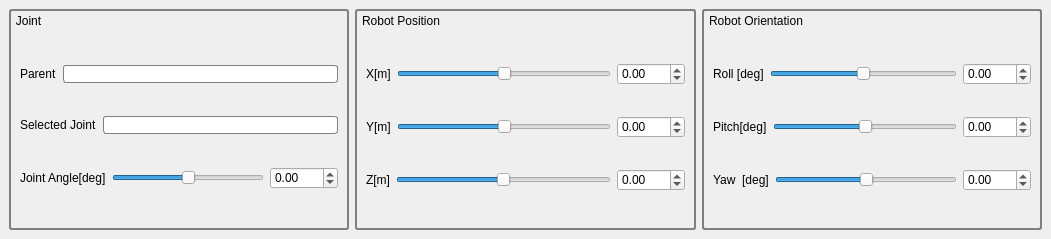
<?xml version="1.0" encoding="UTF-8"?>
<ui version="4.0">
 <class>InspectorTab</class>
 <widget class="QDockWidget" name="InspectorTab">
  <property name="geometry">
   <rect>
    <x>0</x>
    <y>0</y>
    <width>1051</width>
    <height>239</height>
   </rect>
  </property>
  <property name="styleSheet">
   <string notr="true">QDockWidget { 
   font: 0.5pt &quot;Ubuntu&quot;;
   color:rgb(255, 255, 255);
}
QDockWidget::title {
     text-align: left;
     subcontrol-position: top left;
     position: absolute;
     top: 0px; left: 0px; bottom: 0px;
 }
QDockWidget::close-button, QDockWidget::float-button {
    icon-size: 14px; /* maximum icon size */
 }
QDockWidget::close-button {
     subcontrol-position: top right;
     position: absolute;
     top: 0px; right: 5px; bottom: 0px;
     width: 14px;
 }

QDockWidget::float-button {
     subcontrol-position: top right;
     position: absolute;
     top: 0px; right: 20px; bottom: 0px;
     width: 14px;
 }</string>
  </property>
  <property name="windowTitle">
   <string>Inspector</string>
  </property>
  <widget class="QWidget" name="dockWidgetContents">
   <layout class="QHBoxLayout" name="horizontalLayout_10">
    <item>
     <widget class="QGroupBox" name="Joint_Slider_GroupBox">
      <property name="sizePolicy">
       <sizepolicy hsizetype="MinimumExpanding" vsizetype="MinimumExpanding">
        <horstretch>1</horstretch>
        <verstretch>1</verstretch>
       </sizepolicy>
      </property>
      <property name="minimumSize">
       <size>
        <width>0</width>
        <height>0</height>
       </size>
      </property>
      <property name="styleSheet">
       <string notr="true">QGroupBox { 
   border: 2px solid gray; 
   border-radius: 3px; 
}

QGroupBox::title { 
    background-color: transparent;
    subcontrol-position: top left; /* position at the top left*/ 
    padding-top: 5px;
    padding-left: 5px;
 } </string>
      </property>
      <property name="title">
       <string>Joint</string>
      </property>
      <layout class="QVBoxLayout" name="verticalLayout_3">
       <property name="topMargin">
        <number>27</number>
       </property>
       <item>
        <layout class="QHBoxLayout" name="horizontalLayout_7">
         <item>
          <widget class="QLabel" name="label">
           <property name="styleSheet">
            <string notr="true">border: 0px solid gray; 
     border-radius: 3px; </string>
           </property>
           <property name="text">
            <string>Parent</string>
           </property>
          </widget>
         </item>
         <item>
          <widget class="QLineEdit" name="parent_selected_display">
           <property name="styleSheet">
            <string notr="true">border: 1px solid gray; 
     border-radius: 3px; </string>
           </property>
           <property name="readOnly">
            <bool>true</bool>
           </property>
          </widget>
         </item>
        </layout>
       </item>
       <item>
        <layout class="QHBoxLayout" name="horizontalLayout_8">
         <item>
          <widget class="QLabel" name="label_2">
           <property name="styleSheet">
            <string notr="true">border: 0px solid gray; 
     border-radius: 3px; </string>
           </property>
           <property name="text">
            <string>Selected Joint</string>
           </property>
          </widget>
         </item>
         <item>
          <widget class="QLineEdit" name="item_selected_display">
           <property name="styleSheet">
            <string notr="true">border: 1px solid gray; 
     border-radius: 3px; </string>
           </property>
           <property name="readOnly">
            <bool>true</bool>
           </property>
          </widget>
         </item>
        </layout>
       </item>
       <item>
        <layout class="QHBoxLayout" name="horizontalLayout_9">
         <item>
          <widget class="QLabel" name="label_9">
           <property name="text">
            <string>Joint Angle[deg]</string>
           </property>
          </widget>
         </item>
         <item>
          <widget class="DoubleSlider" name="positionSlider_0">
           <property name="styleSheet">
            <string notr="true">border: 0px solid gray; 
     border-radius: 3px; </string>
           </property>
           <property name="minimum">
            <number>-1800</number>
           </property>
           <property name="maximum">
            <number>1800</number>
           </property>
           <property name="singleStep">
            <number>1</number>
           </property>
           <property name="pageStep">
            <number>1</number>
           </property>
           <property name="orientation">
            <enum>Qt::Horizontal</enum>
           </property>
          </widget>
         </item>
         <item>
          <widget class="QDoubleSpinBox" name="positionSpinBox_0">
           <property name="minimum">
            <double>-180.000000000000000</double>
           </property>
           <property name="maximum">
            <double>180.000000000000000</double>
           </property>
          </widget>
         </item>
        </layout>
       </item>
      </layout>
     </widget>
    </item>
    <item>
     <widget class="QGroupBox" name="Position_Slider_GroupBox">
      <property name="sizePolicy">
       <sizepolicy hsizetype="MinimumExpanding" vsizetype="MinimumExpanding">
        <horstretch>1</horstretch>
        <verstretch>1</verstretch>
       </sizepolicy>
      </property>
      <property name="styleSheet">
       <string notr="true">QGroupBox { 
   border: 2px solid gray; 
   border-radius: 3px; 
}

QGroupBox::title { 
    background-color: transparent;
    subcontrol-position: top left; /* position at the top left*/ 
    padding-top: 5px;
    padding-left: 5px;
 } </string>
      </property>
      <property name="title">
       <string>Robot Position</string>
      </property>
      <layout class="QVBoxLayout" name="verticalLayout_2">
       <property name="topMargin">
        <number>27</number>
       </property>
       <item>
        <layout class="QHBoxLayout" name="horizontalLayout_4">
         <item>
          <widget class="QLabel" name="label_3">
           <property name="text">
            <string>X[m]</string>
           </property>
          </widget>
         </item>
         <item>
          <widget class="DoubleSlider" name="positionSlider_1">
           <property name="styleSheet">
            <string notr="true">border: 0px solid gray; 
     border-radius: 3px; </string>
           </property>
           <property name="minimum">
            <number>-1800</number>
           </property>
           <property name="maximum">
            <number>1800</number>
           </property>
           <property name="orientation">
            <enum>Qt::Horizontal</enum>
           </property>
          </widget>
         </item>
         <item>
          <widget class="QDoubleSpinBox" name="positionSpinBox_1">
           <property name="minimum">
            <double>-180.000000000000000</double>
           </property>
           <property name="maximum">
            <double>180.000000000000000</double>
           </property>
          </widget>
         </item>
        </layout>
       </item>
       <item>
        <layout class="QHBoxLayout" name="horizontalLayout_5">
         <item>
          <widget class="QLabel" name="label_4">
           <property name="text">
            <string>Y[m]</string>
           </property>
          </widget>
         </item>
         <item>
          <widget class="DoubleSlider" name="positionSlider_2">
           <property name="styleSheet">
            <string notr="true">border: 0px solid gray; 
     border-radius: 3px; </string>
           </property>
           <property name="minimum">
            <number>-1800</number>
           </property>
           <property name="maximum">
            <number>1800</number>
           </property>
           <property name="orientation">
            <enum>Qt::Horizontal</enum>
           </property>
          </widget>
         </item>
         <item>
          <widget class="QDoubleSpinBox" name="positionSpinBox_2">
           <property name="minimum">
            <double>-180.000000000000000</double>
           </property>
           <property name="maximum">
            <double>180.000000000000000</double>
           </property>
          </widget>
         </item>
        </layout>
       </item>
       <item>
        <layout class="QHBoxLayout" name="horizontalLayout_6">
         <item>
          <widget class="QLabel" name="label_5">
           <property name="text">
            <string>Z[m]</string>
           </property>
          </widget>
         </item>
         <item>
          <widget class="DoubleSlider" name="positionSlider_3">
           <property name="styleSheet">
            <string notr="true">border: 0px solid gray; 
     border-radius: 3px; </string>
           </property>
           <property name="minimum">
            <number>-1800</number>
           </property>
           <property name="maximum">
            <number>1800</number>
           </property>
           <property name="orientation">
            <enum>Qt::Horizontal</enum>
           </property>
          </widget>
         </item>
         <item>
          <widget class="QDoubleSpinBox" name="positionSpinBox_3">
           <property name="minimum">
            <double>-180.000000000000000</double>
           </property>
           <property name="maximum">
            <double>180.000000000000000</double>
           </property>
          </widget>
         </item>
        </layout>
       </item>
      </layout>
     </widget>
    </item>
    <item>
     <widget class="QGroupBox" name="Orientation_Slider_GroupBox">
      <property name="sizePolicy">
       <sizepolicy hsizetype="MinimumExpanding" vsizetype="MinimumExpanding">
        <horstretch>1</horstretch>
        <verstretch>1</verstretch>
       </sizepolicy>
      </property>
      <property name="styleSheet">
       <string notr="true">QGroupBox { 
   border: 2px solid gray; 
   border-radius: 3px; 
}

QGroupBox::title { 
    background-color: transparent;
    subcontrol-position: top left; /* position at the top left*/ 
    padding-top: 5px;
    padding-left: 5px;
 } </string>
      </property>
      <property name="title">
       <string>Robot Orientation</string>
      </property>
      <layout class="QVBoxLayout" name="verticalLayout">
       <property name="topMargin">
        <number>27</number>
       </property>
       <item>
        <layout class="QHBoxLayout" name="horizontalLayout_3">
         <item>
          <widget class="QLabel" name="label_6">
           <property name="text">
            <string>Roll [deg]</string>
           </property>
          </widget>
         </item>
         <item>
          <widget class="DoubleSlider" name="orientationSlider_1">
           <property name="styleSheet">
            <string notr="true">border: 0px solid gray; 
     border-radius: 3px; </string>
           </property>
           <property name="minimum">
            <number>-1800</number>
           </property>
           <property name="maximum">
            <number>1800</number>
           </property>
           <property name="orientation">
            <enum>Qt::Horizontal</enum>
           </property>
          </widget>
         </item>
         <item>
          <widget class="QDoubleSpinBox" name="orientationSpinBox_1">
           <property name="minimum">
            <double>-180.000000000000000</double>
           </property>
           <property name="maximum">
            <double>180.000000000000000</double>
           </property>
          </widget>
         </item>
        </layout>
       </item>
       <item>
        <layout class="QHBoxLayout" name="horizontalLayout_2">
         <item>
          <widget class="QLabel" name="label_7">
           <property name="text">
            <string>Pitch[deg]</string>
           </property>
          </widget>
         </item>
         <item>
          <widget class="DoubleSlider" name="orientationSlider_2">
           <property name="styleSheet">
            <string notr="true">border: 0px solid gray; 
     border-radius: 3px; </string>
           </property>
           <property name="minimum">
            <number>-1800</number>
           </property>
           <property name="maximum">
            <number>1800</number>
           </property>
           <property name="orientation">
            <enum>Qt::Horizontal</enum>
           </property>
          </widget>
         </item>
         <item>
          <widget class="QDoubleSpinBox" name="orientationSpinBox_2">
           <property name="minimum">
            <double>-180.000000000000000</double>
           </property>
           <property name="maximum">
            <double>180.000000000000000</double>
           </property>
          </widget>
         </item>
        </layout>
       </item>
       <item>
        <layout class="QHBoxLayout" name="horizontalLayout">
         <item>
          <widget class="QLabel" name="label_8">
           <property name="text">
            <string>Yaw  [deg]</string>
           </property>
          </widget>
         </item>
         <item>
          <widget class="DoubleSlider" name="orientationSlider_3">
           <property name="styleSheet">
            <string notr="true">border: 0px solid gray; 
     border-radius: 3px; </string>
           </property>
           <property name="minimum">
            <number>-1800</number>
           </property>
           <property name="maximum">
            <number>1800</number>
           </property>
           <property name="orientation">
            <enum>Qt::Horizontal</enum>
           </property>
          </widget>
         </item>
         <item>
          <widget class="QDoubleSpinBox" name="orientationSpinBox_3">
           <property name="minimum">
            <double>-180.000000000000000</double>
           </property>
           <property name="maximum">
            <double>180.000000000000000</double>
           </property>
          </widget>
         </item>
        </layout>
       </item>
      </layout>
     </widget>
    </item>
   </layout>
  </widget>
 </widget>
 <customwidgets>
  <customwidget>
   <class>DoubleSlider</class>
   <extends>QSlider</extends>
   <header>doubleslider.h</header>
   <slots>
    <signal>dsvalueChanged(double)</signal>
    <slot>setValueAndEmit(int)</slot>
    <slot>getValueAndEmit(double)</slot>
   </slots>
  </customwidget>
 </customwidgets>
 <resources/>
 <connections>
  <connection>
   <sender>positionSlider_0</sender>
   <signal>dsvalueChanged(double)</signal>
   <receiver>positionSpinBox_0</receiver>
   <slot>setValue(double)</slot>
   <hints>
    <hint type="sourcelabel">
     <x>118</x>
     <y>139</y>
    </hint>
    <hint type="destinationlabel">
     <x>240</x>
     <y>136</y>
    </hint>
   </hints>
  </connection>
  <connection>
   <sender>positionSpinBox_0</sender>
   <signal>valueChanged(double)</signal>
   <receiver>positionSlider_0</receiver>
   <slot>getValueAndEmit(double)</slot>
   <hints>
    <hint type="sourcelabel">
     <x>248</x>
     <y>148</y>
    </hint>
    <hint type="destinationlabel">
     <x>115</x>
     <y>138</y>
    </hint>
   </hints>
  </connection>
  <connection>
   <sender>positionSlider_1</sender>
   <signal>dsvalueChanged(double)</signal>
   <receiver>positionSpinBox_1</receiver>
   <slot>setValue(double)</slot>
   <hints>
    <hint type="sourcelabel">
     <x>545</x>
     <y>78</y>
    </hint>
    <hint type="destinationlabel">
     <x>594</x>
     <y>67</y>
    </hint>
   </hints>
  </connection>
  <connection>
   <sender>positionSlider_2</sender>
   <signal>dsvalueChanged(double)</signal>
   <receiver>positionSpinBox_2</receiver>
   <slot>setValue(double)</slot>
   <hints>
    <hint type="sourcelabel">
     <x>550</x>
     <y>107</y>
    </hint>
    <hint type="destinationlabel">
     <x>594</x>
     <y>102</y>
    </hint>
   </hints>
  </connection>
  <connection>
   <sender>positionSlider_3</sender>
   <signal>dsvalueChanged(double)</signal>
   <receiver>positionSpinBox_3</receiver>
   <slot>setValue(double)</slot>
   <hints>
    <hint type="sourcelabel">
     <x>550</x>
     <y>144</y>
    </hint>
    <hint type="destinationlabel">
     <x>588</x>
     <y>137</y>
    </hint>
   </hints>
  </connection>
  <connection>
   <sender>orientationSlider_1</sender>
   <signal>dsvalueChanged(double)</signal>
   <receiver>orientationSpinBox_1</receiver>
   <slot>setValue(double)</slot>
   <hints>
    <hint type="sourcelabel">
     <x>896</x>
     <y>83</y>
    </hint>
    <hint type="destinationlabel">
     <x>976</x>
     <y>74</y>
    </hint>
   </hints>
  </connection>
  <connection>
   <sender>orientationSlider_2</sender>
   <signal>dsvalueChanged(double)</signal>
   <receiver>orientationSpinBox_2</receiver>
   <slot>setValue(double)</slot>
   <hints>
    <hint type="sourcelabel">
     <x>890</x>
     <y>111</y>
    </hint>
    <hint type="destinationlabel">
     <x>974</x>
     <y>117</y>
    </hint>
   </hints>
  </connection>
  <connection>
   <sender>orientationSlider_3</sender>
   <signal>dsvalueChanged(double)</signal>
   <receiver>orientationSpinBox_3</receiver>
   <slot>setValue(double)</slot>
   <hints>
    <hint type="sourcelabel">
     <x>935</x>
     <y>152</y>
    </hint>
    <hint type="destinationlabel">
     <x>972</x>
     <y>142</y>
    </hint>
   </hints>
  </connection>
  <connection>
   <sender>positionSpinBox_3</sender>
   <signal>valueChanged(double)</signal>
   <receiver>positionSlider_3</receiver>
   <slot>getValueAndEmit(double)</slot>
   <hints>
    <hint type="sourcelabel">
     <x>613</x>
     <y>152</y>
    </hint>
    <hint type="destinationlabel">
     <x>523</x>
     <y>154</y>
    </hint>
   </hints>
  </connection>
  <connection>
   <sender>positionSpinBox_2</sender>
   <signal>valueChanged(double)</signal>
   <receiver>positionSlider_2</receiver>
   <slot>getValueAndEmit(double)</slot>
   <hints>
    <hint type="sourcelabel">
     <x>593</x>
     <y>118</y>
    </hint>
    <hint type="destinationlabel">
     <x>575</x>
     <y>118</y>
    </hint>
   </hints>
  </connection>
  <connection>
   <sender>positionSpinBox_1</sender>
   <signal>valueChanged(double)</signal>
   <receiver>positionSlider_1</receiver>
   <slot>getValueAndEmit(double)</slot>
   <hints>
    <hint type="sourcelabel">
     <x>594</x>
     <y>81</y>
    </hint>
    <hint type="destinationlabel">
     <x>575</x>
     <y>85</y>
    </hint>
   </hints>
  </connection>
  <connection>
   <sender>orientationSpinBox_1</sender>
   <signal>valueChanged(double)</signal>
   <receiver>orientationSlider_1</receiver>
   <slot>getValueAndEmit(double)</slot>
   <hints>
    <hint type="sourcelabel">
     <x>973</x>
     <y>87</y>
    </hint>
    <hint type="destinationlabel">
     <x>943</x>
     <y>86</y>
    </hint>
   </hints>
  </connection>
  <connection>
   <sender>orientationSpinBox_2</sender>
   <signal>valueChanged(double)</signal>
   <receiver>orientationSlider_2</receiver>
   <slot>getValueAndEmit(double)</slot>
   <hints>
    <hint type="sourcelabel">
     <x>961</x>
     <y>107</y>
    </hint>
    <hint type="destinationlabel">
     <x>942</x>
     <y>106</y>
    </hint>
   </hints>
  </connection>
  <connection>
   <sender>orientationSpinBox_3</sender>
   <signal>valueChanged(double)</signal>
   <receiver>orientationSlider_3</receiver>
   <slot>getValueAndEmit(double)</slot>
   <hints>
    <hint type="sourcelabel">
     <x>962</x>
     <y>156</y>
    </hint>
    <hint type="destinationlabel">
     <x>945</x>
     <y>152</y>
    </hint>
   </hints>
  </connection>
 </connections>
</ui>
